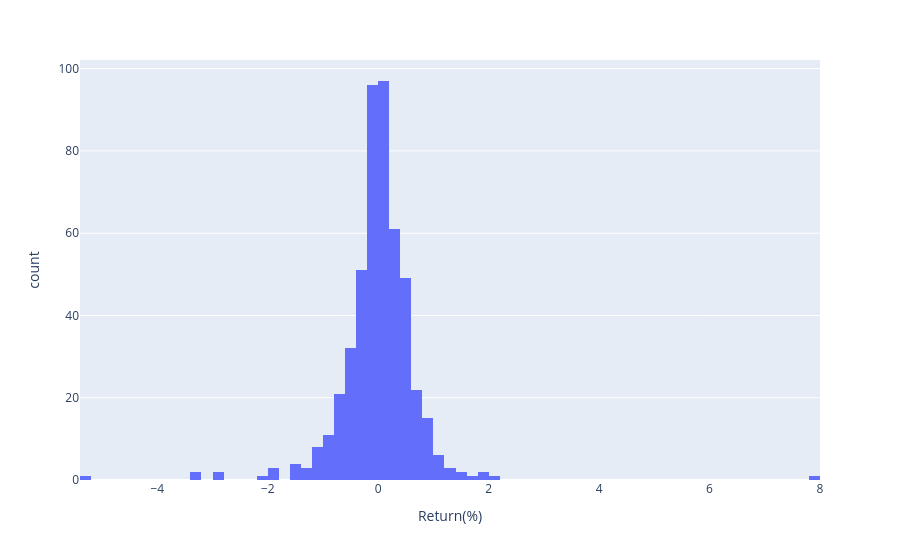

Write notebook code for a chart like this one.
### Code cell
# plot the terminal distribution with plotly
df_trade['Return(%)'] = 100*(np.log(df_trade['Close_At_Expiry']/df_trade['Close']))
fig = px.histogram(df_trade, x='Return(%)', nbins=100)
fig.show()

### Figure 1 — Plotly figure (JSON) as saved in the notebook; plotly's stock layout.template omitted (floating-point values rounded to 4 significant figures; data arrays with more than 128 entries replaced by an {"elided": "..."} marker saying what was removed)
{"data": [{"bingroup": "x", "hovertemplate": "Return(%)=%{x}<br>count=%{y}<extra></extra>", "legendgroup": "", "marker": {"color": "#636efa", "pattern": {"shape": ""}}, "name": "", "nbinsx": 100, "orientation": "v", "showlegend": false, "type": "histogram", "x": {"elided": "495 float values"}, "xaxis": "x", "yaxis": "y"}], "layout": {"barmode": "relative", "legend": {"tracegroupgap": 0}, "margin": {"t": 60}, "xaxis": {"anchor": "y", "domain": [0, 1], "title": {"text": "Return(%)"}}, "yaxis": {"anchor": "x", "domain": [0, 1], "title": {"text": "count"}}}}
